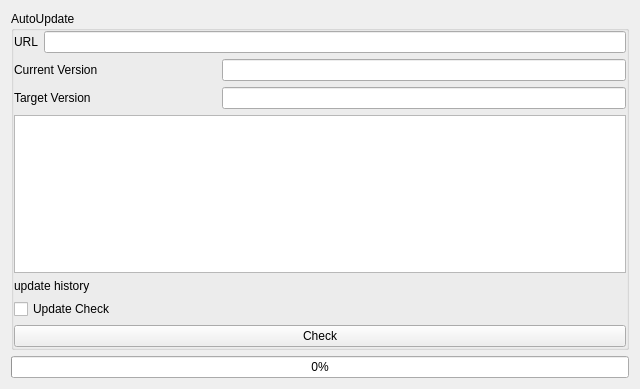
<?xml version="1.0" encoding="UTF-8"?>
<ui version="4.0">
 <class>AutoUpdate</class>
 <widget class="QWidget" name="AutoUpdate">
  <property name="geometry">
   <rect>
    <x>0</x>
    <y>0</y>
    <width>640</width>
    <height>389</height>
   </rect>
  </property>
  <property name="windowTitle">
   <string>Form</string>
  </property>
  <layout class="QGridLayout" name="gridLayout">
   <item row="0" column="0">
    <widget class="QGroupBox" name="groupBoxAutoUpdate">
     <property name="title">
      <string>AutoUpdate</string>
     </property>
     <layout class="QGridLayout" name="gridLayout_2">
      <property name="leftMargin">
       <number>0</number>
      </property>
      <property name="topMargin">
       <number>0</number>
      </property>
      <property name="rightMargin">
       <number>0</number>
      </property>
      <property name="bottomMargin">
       <number>0</number>
      </property>
      <item row="0" column="0">
       <layout class="QFormLayout" name="formLayout">
        <item row="0" column="0">
         <widget class="QLabel" name="labelURL">
          <property name="text">
           <string>URL</string>
          </property>
         </widget>
        </item>
        <item row="0" column="1">
         <widget class="QLineEdit" name="lineEditURL"/>
        </item>
       </layout>
      </item>
      <item row="3" column="0">
       <widget class="QTextBrowser" name="textBrowser"/>
      </item>
      <item row="2" column="0">
       <layout class="QGridLayout" name="gLayTarget" columnstretch="1,2">
        <item row="0" column="0">
         <widget class="QLabel" name="labelTargetVersion">
          <property name="text">
           <string>Target Version</string>
          </property>
         </widget>
        </item>
        <item row="0" column="1">
         <widget class="QLineEdit" name="lineEditTargetVersion"/>
        </item>
       </layout>
      </item>
      <item row="1" column="0">
       <layout class="QGridLayout" name="gLayCurrent" columnstretch="1,2">
        <item row="0" column="0">
         <widget class="QLabel" name="labelCurrentVersion">
          <property name="text">
           <string>Current Version</string>
          </property>
         </widget>
        </item>
        <item row="0" column="1">
         <widget class="QLineEdit" name="lineEditCurrentVersion"/>
        </item>
       </layout>
      </item>
      <item row="5" column="0">
       <widget class="QCheckBox" name="checkBoxUpdateCheck">
        <property name="text">
         <string>Update Check</string>
        </property>
       </widget>
      </item>
      <item row="6" column="0">
       <widget class="QPushButton" name="btnCheck">
        <property name="text">
         <string>Check</string>
        </property>
       </widget>
      </item>
      <item row="4" column="0">
       <widget class="QLabel" name="labelUpdateHistory">
        <property name="text">
         <string>update history</string>
        </property>
       </widget>
      </item>
     </layout>
    </widget>
   </item>
   <item row="1" column="0">
    <widget class="QProgressBar" name="progressBar">
     <property name="value">
      <number>0</number>
     </property>
    </widget>
   </item>
  </layout>
 </widget>
 <resources/>
 <connections/>
</ui>
